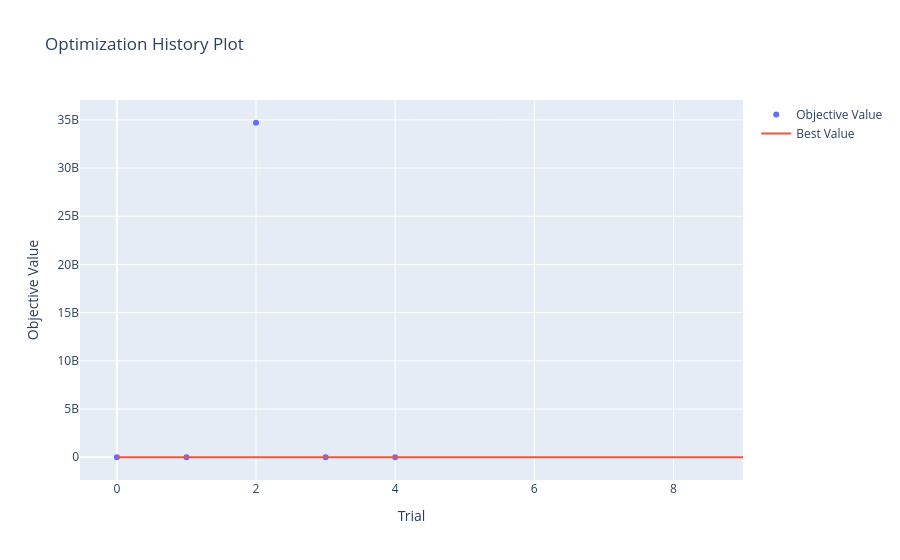
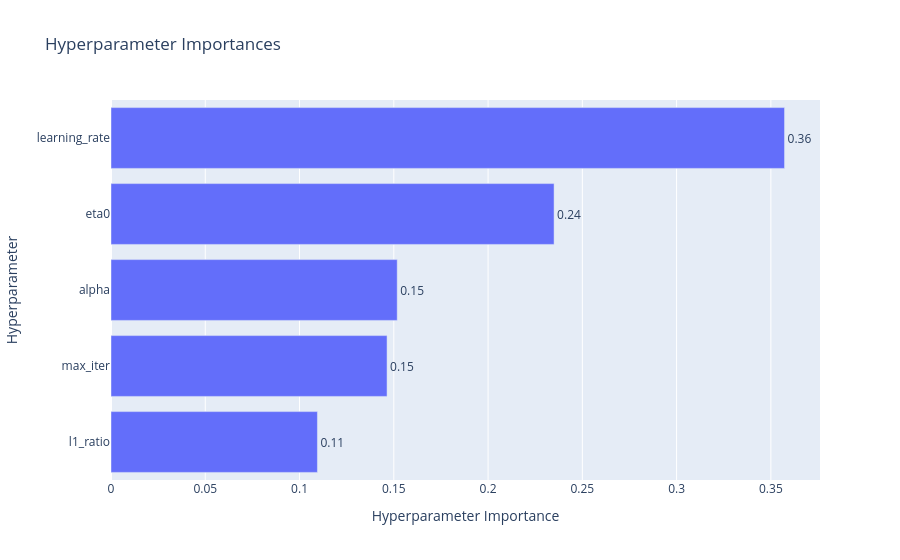

These figures' notebook cell, in order:
### Code cell
study = results[0]["study"]

vis.plot_optimization_history(study).show()
vis.plot_param_importances(study).show()

### Figure 1 — Plotly figure (JSON) as saved in the notebook; plotly's stock layout.template omitted (floating-point values rounded to 4 significant figures)
{"data": [{"mode": "markers", "name": "Objective Value", "x": [0, 1, 2, 3, 4], "y": [0.008854, 0.008473, 34700000000.0, 0.008738, 2844000.0], "type": "scatter"}, {"mode": "lines", "name": "Best Value", "x": [0, 1, 2, 3, 4, 5, 6, 7, 8, 9], "y": [0.008854, 0.008473, 0.008473, 0.008473, 0.008473, 0.008473, 0.008473, 0.008473, 0.008473, 0.008473], "type": "scatter"}, {"marker": {"color": "#cccccc"}, "mode": "markers", "name": "Infeasible Trial", "showlegend": false, "x": [], "y": [], "type": "scatter"}], "layout": {"title": {"text": "Optimization History Plot"}, "xaxis": {"title": {"text": "Trial"}}, "yaxis": {"title": {"text": "Objective Value"}}}}

### Figure 2 — Plotly figure (JSON) as saved in the notebook; plotly's stock layout.template omitted (floating-point values rounded to 4 significant figures)
{"data": [{"cliponaxis": false, "hovertemplate": ["l1_ratio (FloatDistribution): 0.10949110898024311<extra></extra>", "max_iter (IntDistribution): 0.14642277522486707<extra></extra>", "alpha (FloatDistribution): 0.15181524228012439<extra></extra>", "eta0 (FloatDistribution): 0.2350129463628076<extra></extra>", "learning_rate (CategoricalDistribution): 0.3572579271519579<extra></extra>"], "name": "Objective Value", "orientation": "h", "text": ["0.11", "0.15", "0.15", "0.24", "0.36"], "textposition": "outside", "x": [0.1095, 0.1464, 0.1518, 0.235, 0.3573], "y": ["l1_ratio", "max_iter", "alpha", "eta0", "learning_rate"], "type": "bar"}], "layout": {"title": {"text": "Hyperparameter Importances"}, "xaxis": {"title": {"text": "Hyperparameter Importance"}}, "yaxis": {"title": {"text": "Hyperparameter"}}}}
